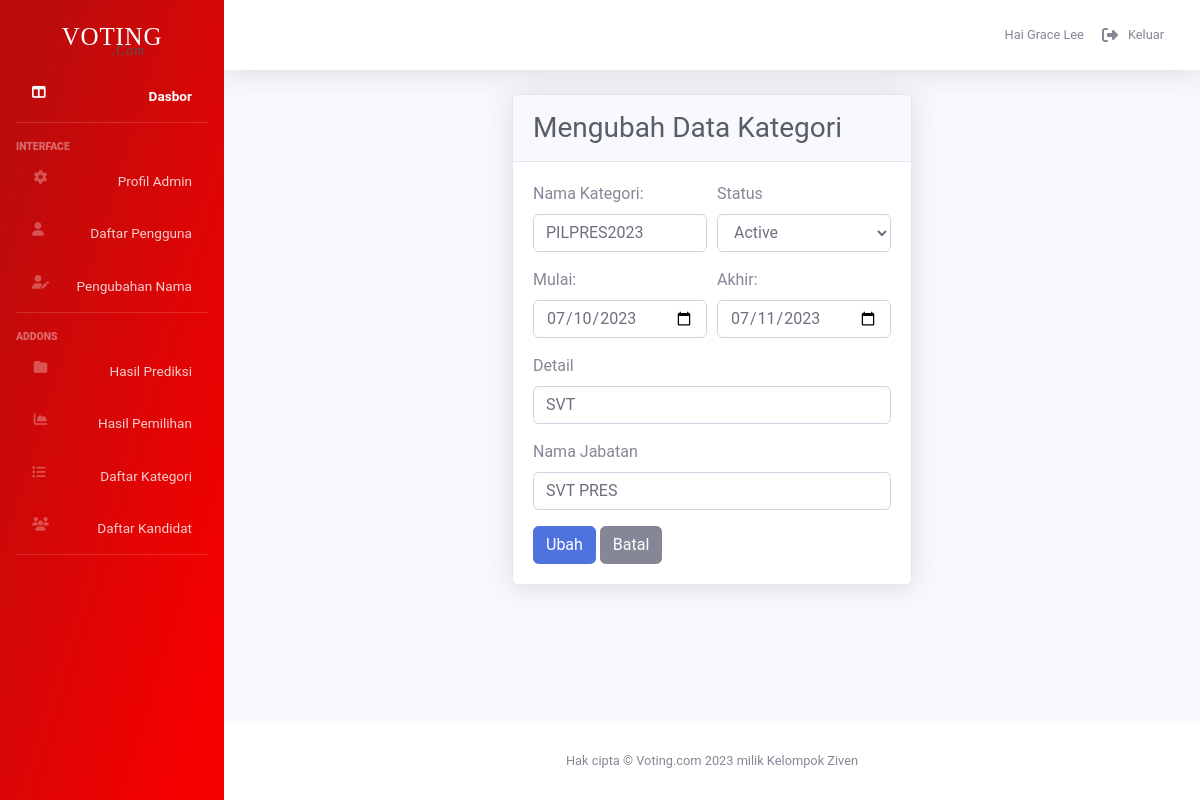
/admin/update_category.php?update_category=16 (signed in), run on an earlier commit of the app's database.
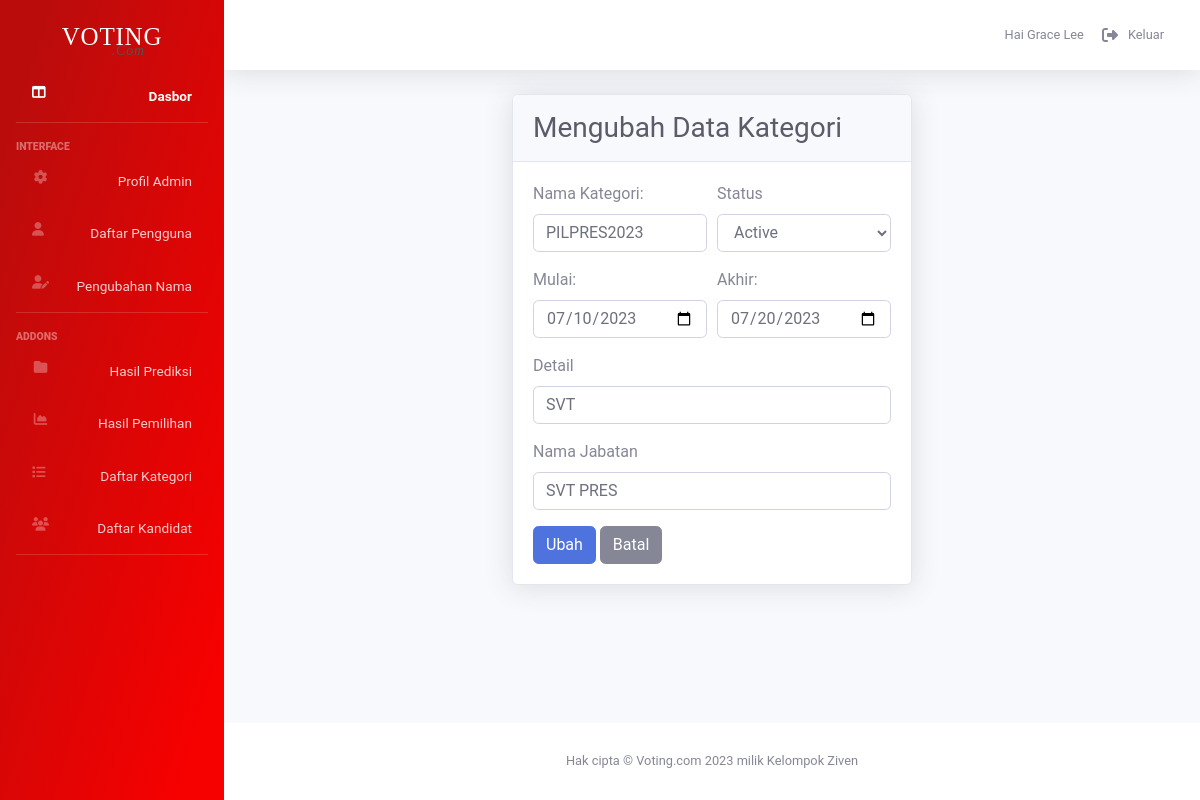
And on a later commit of the database.
### tables this page shows
CREATE TABLE `category` (
  `category_id` int(11) NOT NULL,
  `nama` varchar(100) DEFAULT NULL,
  `details` varchar(100) DEFAULT NULL,
  `start_tggl` date DEFAULT NULL,
  `end_tggl` date DEFAULT NULL,
  `voting_name` varchar(100) DEFAULT NULL,
  `jml_calon` varchar(100) DEFAULT NULL,
  `status` varchar(100) DEFAULT NULL,
  `nama_jabatan` varchar(100) DEFAULT NULL
);

### admin/update_category.php (the view, shortened to what this page needs)
<!DOCTYPE html>
<html lang="en">
<head>
    <link href="vendor/fontawesome-free/css/all.min.css" rel="stylesheet" type="text/css">
    <link rel="stylesheet" href="https://cdnjs.cloudflare.com/ajax/libs/font-awesome/6.1.1/css/all.min.css" type="text/css">
    <link href="../admin_component/css/adminboots.css" rel="stylesheet">
</head>
<?php include '../admin_component/php/connect.php';?>
<?php
    $update = $_GET['update_category'];
    $query = "SELECT * FROM category WHERE category_id = '$update'";
    $show_category = $connect->prepare($query);
    $show_category -> execute([]);
    $fetch_category = $show_category->fetch(PDO::FETCH_ASSOC);
?>
<body id="page-top">
<?php include '../admin_component/php/script.php' ;?>
    <div id="wrapper">
    <?php include '../admin_component/php/sidenav.php' ;?>
<div id="content-wrapper" class="d-flex flex-column">
<div id="content">
<?php include '../admin_component/php/topbar.php' ;?>
    <div class="container-fluid">
        <div class="row category-row justify-content-center">
        <div class="card shadow mb-4">
                        <div class="card-header py-3">
                        <h1 class="h3 mb-0 text-gray-800 ">Mengubah Data Kategori</h1>
                        </div>
                        <div class="card-body">
                        <form action="" method="post">
                            <div class="form-row">
                                <div class="form-group col-md-6">
                                <label for="votetitle">Nama Kategori:</label>
                                <input type="text" class="form-control" name="votetitle" value="<?=$fetch_category['nama']?>" >
                                </div>
                                <div class="form-group col-md-6">
                                <label for="status">Status</label>
                                <select id="inputStatus" class="form-control" name="status" value="<?=$fetch_category['nama']?>"  >
                                    <option >Active</option>
                                </select>
                                </div>
                            </div>
                            <div class="form-row">
                                <div class="form-group col-md-6">
                                <label for="starttggl">Mulai:</label>
                                <input type="date" class="form-control" name="start_tggl" value="<?= $fetch_category['start_tggl']?>"  >
                                </div>
                                <div class="form-group col-md-6">
                                <label for="endtggl">Akhir:</label>
                                <input type="date" class="form-control" name="end_tggl" value="<?= $fetch_category['end_tggl']?>"  >
                                </div>
                            </div>
                            <div class="form-group">
                                <label for="detail">Detail</label>
                                <input   name="detail" type="text" class="form-control" id="detail" value="<?=$fetch_category['details']?>" >
                            </div>
                            <div class="form-group">
                                <label for="nama_jabatan">Nama Jabatan</label>
                                <input   name="nama_jabatan" type="text" class="form-control" id="nama_jabatan" value="<?=$fetch_category['nama_jabatan']?>" >
                            </div>
                            <input type="submit" class="btn btn-primary" value="Ubah" name="update_category">
                            <input type="submit" class="btn btn-secondary" value="Batal" name="cancel_category">
                            </form>
                        </div>
                    </div>
    </div>
    </div>
</div>
<?php include '../admin_component/php/footer.php' ;?>
</div>
</div>
</body>
</html>

What changed in the data, as far as the page shows it:
changed category "PILPRES2023": end_tggl "07/11/2023" → "07/20/2023"
